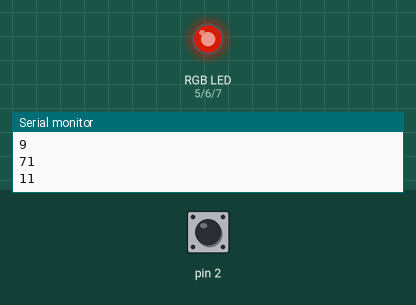
Simulated run of this sketch. Board: Arduino Uno, built with avr-gcc and run on an emulated ATmega328P. On the bench: an RGB LED mixed from three pins (HIGH = lit), the last lines printed to the serial monitor. Inputs (shaded band) come from the test bench; at power-on: pin 2 HIGH. Dim RGB values are drawn brighter than linear; random numbers use the default seed unless the sketch sets one.

Above: at 1.25 s.
1.3 s: pin 2 driven LOW
At 2.75 s:
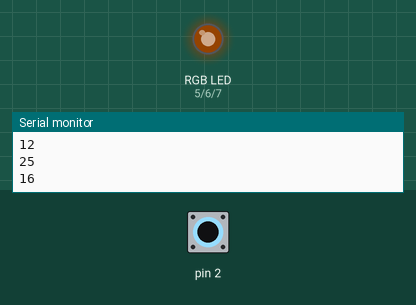
4.3 s: pin 2 pulsed HIGH 2 times (0.12 s each, 0.3 s apart)
At 4.52 s:
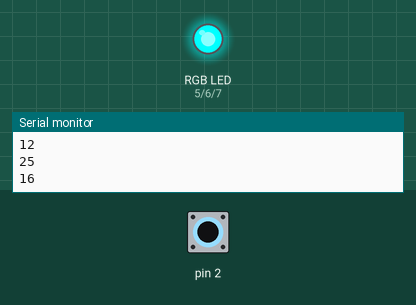
At 6.77 s:
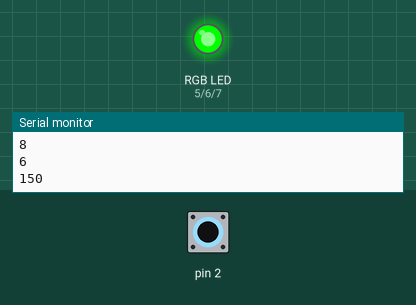
7.9 s: pin 2 pulsed HIGH 5 times (0.12 s each, 0.3 s apart)
Timing chart, 0 to 34.0 s (numbered marks = the images above; inputs shaded):
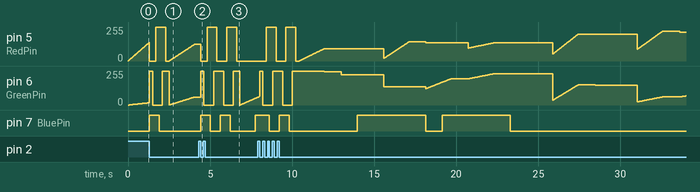

Measured:
- after the input at 4.3 s, pin 7 (BluePin): goes HIGH 0.60 s, LOW 0.60 s, HIGH 0.60 s, LOW 1.5 s, then HIGH, starting after 0.12 s

The sketch:

rgb_moved.ino
```cpp
/*
 * ====================================================
 *      Name: IR_LCD_disp_key.ino
 *   Version: 1.0
 *  Compiler: Arduino-IDE
 *   Company: WWW.SOGWORKS.CN
 *  Function: 1.在没有触发红外的情况下，就是慢慢的渐变
 *            2.在触发了红外的情况下，就快速的赤橙黄绿青蓝紫变一下，然互又恢复慢慢的渐变
 * RGB分别接：数字引脚567
 * =====================================================
 * */
int Start_Over=0;
int RedPin = 5;                 //红色led引脚
int GreenPin = 6;               //绿色led引脚
int BluePin  = 7;                //蓝色led引脚
/**
 * 设置RGB颜色
 * @param red    红色
 * @param green  绿
 * @param blue   蓝
 */
void setColor(int red, int green, int blue)
{
    analogWrite(RedPin, 255-red);
    analogWrite(GreenPin, 255-green);
    analogWrite(BluePin, 255-blue);
}

/**
 * 产生3个随机数给LED
 */
void rgbrandom(){
    setColor(255, 0, 0);  // 红色
    delay(200);                //关闭了中断，会对delay()函数有很大的影响的。
    setColor(255, 255, 0);  // yellow
    delay(200);
    setColor(0, 255, 0);  //green
    delay(200);
    setColor(0, 255, 255);  // 青色cyan
    delay(200);
    setColor(0, 0, 255);  // blue
    delay(200);
    setColor(255, 0, 255);  // 紫色
    delay(200);
}

/**
 * 中断0的中断函数，FALLONG触发
 */
void recv_isr()
{
    Start_Over=1;      //用来中断的标志位
}


/**
 * 用的别人的渐变算法,给RGB的引脚发送RGB的值
 * @param index  lightTable的索引值
 */
void sendrgbElement() {
    //产生一个随机数给fadeTime和holdTime,red,green,blue
    //1.产生1-4的随机数
    unsigned long FadeTime,HoldTime,Red,Green,Blue;
    FadeTime = random(1,5);
    FadeTime = random(1,5);
    //2. 映射1-4  -> 500,1000,1500,2500
    FadeTime = mapRandom(FadeTime);
    HoldTime = mapRandom(HoldTime);
    Red = random(0,256);            //产生的随机数
    Green = random(0,256);
    Blue = random(0,256);
    //++++++++++++++++++++++++
    FadeTime = 1500;
    HoldTime = 1000;

    static unsigned char redPrev = 0;    // keep track of previous Red brightness value
    static unsigned char greenPrev = 0;  // keep track of previous Green brightness value
    static unsigned char bluePrev = 0;   // keep track of previous Blue brightness value

    /* // get values of rgbElement from lightTab
       int FadeTime =lightTab[index].fadeTime;
       int HoldTime = lightTab[index].holdTime;
       unsigned char Red = lightTab[index].red;
       unsigned char Green = lightTab[index].green;
       unsigned char Blue = lightTab[index].blue;*/

    // get previous RGB brightness values from lightTab
    //   (these values are set to 0 if index to lightTab = 0)
    /*if (index != 0) {
      redPrev = lightTab[index-1].red;
      greenPrev = lightTab[index-1].green;
      bluePrev = lightTab[index-1].blue;
      }*/

    // set color timing values
    //   everytime the fadeCounter reaches this timing value in the fade loop
    //   we will update the color value for the color (default value of 0 for no updating)
    int redTime = 0;
    int greenTime = 0;
    int blueTime = 0;

    // set values of temp colors
    //   starting from the previous color values,
    //   these will change to the color values just gotten from rgbElement over fadeTime
    unsigned char redTemp = redPrev;
    unsigned char greenTemp = greenPrev;
    unsigned char blueTemp = bluePrev;

    // fade LEDs up or down, from previous values to current values
    int redDelta = Red - redPrev;                // total amount to fade red value (up or down) during fadeTime
    int greenDelta = Green - greenPrev;          // total amount to fade green value (up or down) during fadeTime
    int blueDelta = Blue - bluePrev;             // total amount to fade blue value (up or down) during fadeTime

    if (redDelta != 0) {
	redTime = (FadeTime / redDelta);           // increment Red value every time we reach this fade value in the fade loop
	redTime = abs(redTime);
	// redTime = redTime + 1;                     // adjust for truncation of integer division
    }                                            //
    int redTimeInc = redTime;                    // increment Red value every time the fadeCounter increments this amount

    if (greenDelta != 0) {
	greenTime = (FadeTime / greenDelta);       // increment Green value every time we reach this fade value in the fade loop
	greenTime = abs(greenTime);
	// greenTime = greenTime + 1;                 // adjust for truncation of integer division
    }                                            //
    int greenTimeInc = greenTime;                // increment Green value every time the fadeCounter increments this amount

    if (blueDelta != 0) {
	blueTime = (FadeTime / blueDelta);         // increment Blue value every time we reach this fade value in the fade loop
	blueTime = abs(blueTime);
	// blueTime = blueTime + 1;                   // adjust for truncation of integer division
    }                                            //
    int blueTimeInc = blueTime;                  // increment Blue value every time the fade value increments this amount

    // set color increment values
    //   the amount to increment color value each time we update it in the fade loop
    //   (default value of 1, to slowly increase brightness each time through the fade loop)
    unsigned char redInc = 1;
    unsigned char greenInc = 1;
    unsigned char blueInc = 1;
    // if we need to fade down the brightness, then make the increment values negative
    if (redDelta < 0) redInc = -1;
    if (greenDelta < 0) greenInc = -1;
    if (blueDelta < 0) blueInc = -1;

  /*  // if FadeTime = 0, then just set the LEDs blinking at the RGB values (the fade loop will not be executed)
    if (FadeTime == 0) {
	    greenTemp = Green; // no need to manually pulse Green LED on PB2 (pin 7) now, since it will be done in the hold loop
	      OCR1A = Red;       // update PWM for Red LED on OC1A (pin 6)
	      OCR1B = Blue;      // update PWM for Blue LED on OC1B (pin 3)

	analogWrite(GreenPin, Green);
	analogWrite(RedPin,Red);
	analogWrite(BluePin,Blue);
	delay(2);
    }
*/
    // fade loop
    //   this loop will independently fade each LED up or down according to all of the above variables
    //   (it will take a length of time, FadeTime, to accomplish the task)
    //   this loop is not executed if FadeTime = 0 (since 1 is not <= 0, in the "for" loop)
    Serial.print(redTime); Serial.println(" ");
        Serial.print(greenTime);Serial.println(" ");
        Serial.println(blueTime);
    for (int fadeCounter=1; fadeCounter<=FadeTime; fadeCounter++) {

	if ( fadeCounter == redTime ) {
	    redTemp = redTemp + redInc;                 // increment to next red value
	    redTime = redTime + redTimeInc;             // we'll increment Red value again when FadeTime reaches new redTime
	}
	if ( fadeCounter == greenTime ) {
	    greenTemp = greenTemp + greenInc;           // increment to next green value
	    greenTime = greenTime + greenTimeInc;       // we'll increment Green value again when FadeTime reaches new greenTime
	}
	if ( fadeCounter == blueTime ) {
	    blueTemp = blueTemp + blueInc;              // increment to next blue value
	    blueTime = blueTime + blueTimeInc;          // we'll increment Blue value again when FadeTime reaches new blueTime
	}
	// pulseGreen(greenTemp); // one manual PWM pulse on the Green LED on PB2 (pin 7) for a period of 400 microseconds
	// OCR1A = redTemp;       // update PWM for Red LED on OC1A (pin 6)
	// OCR1B = blueTemp;      // update PWM for Blue LED on OC1B (pin 3)
	analogWrite(GreenPin,greenTemp);
	analogWrite(RedPin,redTemp);
	analogWrite(BluePin,blueTemp);
	delay(1);
	// pulseIR();             // pulse the IR emitter for a little bit (if there's a reflection to the IR detector as a result, then the ISR will set Start_Over = 1)
	if ( Start_Over ) return;  // if the IR detector saw IR, then we should reset and start over (Start_Over gets set to 1 in the interrupt routine if the IR detector saw IR)
    }
    // analogWrite(GreenPin,Green);
    // analogWrite(RedPin,Red);
    // analogWrite(BluePin,Blue);
    /*  OCR1A = Red;    // leave Timer1 PWM at final brightness value for Red (in case there were rounding errors in above math)
	OCR1B = Blue;   // leave Timer1 PWM at final brightness value for Blue (in case there were rounding errors in above math)
	*/
    // hold loop
    //   hold all LEDs at current values for HoldTime
    for (int holdCounter=0; holdCounter<HoldTime; holdCounter++) {
	// pulseGreen(greenTemp); // one manual PWM pulse on the Green LED on PB2 (pin 7) for a period of 400 microseconds
	analogWrite(GreenPin,greenTemp);
	analogWrite(RedPin,redTemp);
	analogWrite(BluePin,blueTemp);
	delay(1);
	// the Red LED will continue to pulse automatically from the hardware Timer1
	// the Blue LED will continue to pulse automatically from the hardware Timer1
	// pulseIR();             // pulse the IR emitter for a little bit (if there's a reflection to the IR detector as a result, then the ISR will set Start_Over = 1)
	if ( Start_Over ) return;  // if the IR detector saw IR, then we should reset and start over (Start_Over gets set to 1 in the interrupt routine if the IR detector saw IR)
    }
    redPrev = Red;
    greenPrev = Green;
    bluePrev = Blue;
}

void setup()
{
    Serial.begin(9600);
    //将引脚设置为输出
    pinMode(RedPin, OUTPUT);
    pinMode(GreenPin, OUTPUT);
    pinMode(BluePin, OUTPUT);
    //设置随机数种子
    randomSeed(103);
    //安置中断函数
    attachInterrupt(0,recv_isr,FALLING);
}
//
/**
 * [返回映射过的随机数]
 * @param  x在[1,4]范围内
 * @return  返回映射的几个值
 */
int mapRandom(int x){
    if(0==x){
    return 0;
    }
    if(1==x){
	return 500;
    }
    if(2==x){
	return 1000;
    }
    if(3==x){
	return 1500;
    }
    if(4==x){
	return 2500;
    }
}

void sendrgbElement_my(int index){
    //产生一个随机数给fadeTime和holdTime,red,green,blue
    //1.产生1-4的随机数
    unsigned long fadeTime,holdTime,red,green,blue;
    fadeTime = random(1,5);
    holdTime = random(1,5);
    //2. 映射1-4  -> 500,1000,1500,2500
    fadeTime = mapRandom(fadeTime);
    holdTime = mapRandom(holdTime);
    red = random(0,256);            //产生的随机数
    green = random(0,256);
    blue = random(0,256);
    //保存,我们计算的是last -> 现在 之间的过渡
    static unsigned long lastFadetime,lastHoldTime,lastRed,lastGreen,lastBlue;
   int redTemp = lastRed;//用来写进RGB灯里面的值
    int greenTemp = lastGreen;
    int blueTemp = lastBlue;
    // lastFadeTime = fadeTime;
    // lastHoldTime = holdTime;
    // lastRed = red;
    // lastGreen = green;
    // lastBlue = blue;
    //14664644,847034229,847034229
    static int redDelta = red - lastRed;
    static int greenDelta = green - lastGreen;
    static int blueDelta = blue - lastBlue;
    int redTime,greenTime,blueTime;
    //得到TimeInc,每过redTimeInc时间就让rgb值加一个redInc
    if (redDelta != 0) {
	redTime = (fadeTime / redDelta);           // increment Red value every time we reach this fade value in the fade loop
	redTime = abs(redTime);
	redTime = redTime + 1;                     // adjust for truncation of integer division
    }                                            //
    unsigned long redTimeInc = redTime;//隔redTimeInc 这么长的时间red就增加一次
    if (greenDelta != 0) {
	greenTime = (fadeTime / greenDelta);           // increment Red value every time we reach this fade value in the fade loop
	greenTime = abs(greenTime);
	greenTime = greenTime + 1;                     // adjust for truncation of integer division
    }                                            //
    unsigned long greenTimeInc = greenTime;
    if (blueDelta != 0) {
	blueTime = (fadeTime / blueDelta);           // increment Red value every time we reach this fade value in the fade loop
	blueTime = abs(blueTime);
	blueTime = blueTime + 1;                     // adjust for truncation of integer division
    }                                            //
    unsigned long blueTimeInc = blueTime;//过blueTimeInc时间就让b值加一个redInc
    //计算每过TimeInc时,改变的RGB值redInc值
    int redInc=1,greenInc=1,blueInc=1;
    if(redDelta<0)     redInc = -1;
    if(greenDelta<0) greenInc = -1;
    if(blueDelta<0)   blueInc = -1;

    //核心的代码到了，每过TimeInc的时间就让RGB的值增加redInc,greenInc,blueInc.如果fadeTime = 0就让它亮1ms
    if (fadeTime == 0) {
	analogWrite(GreenPin, green);
	analogWrite(RedPin,red);
	analogWrite(BluePin,blue);
	delay(2);
    }
    //fade循环，每过xxTimeInc时间就让rgb值加一个xxInc

    for (int fadeCounter=1; fadeCounter<=fadeTime; fadeCounter++) {
	if ( fadeCounter == redTime ) {
	    redTemp = redTemp + redInc;                 // increment to next red value
	    redTime = redTime + redTimeInc;             // we'll increment Red value again when FadeTime reaches new redTime
	}
	if ( fadeCounter == greenTime ) {
	    greenTemp = greenTemp + greenInc;           // increment to next green value
	    greenTime = greenTime + greenTimeInc;       // we'll increment Green value again when FadeTime reaches new greenTime
	}
	if ( fadeCounter == blueTime ) {
	    blueTemp = blueTemp + blueInc;              // increment to next blue value
	    blueTime = blueTime + blueTimeInc;          // we'll increment Blue value again when FadeTime reaches new blueTime
	}
	analogWrite(GreenPin,greenTemp);
	analogWrite(RedPin,redTemp);
	analogWrite(BluePin,blueTemp);
	delay(1);
	if ( Start_Over ) return;  // if the IR detector saw IR, then we should reset and start over (Start_Over gets set to 1 in the interrupt routine if the IR detector saw IR)
    }


    // hold loop
    for (int holdCounter=0; holdCounter<holdTime; holdCounter++) {
	analogWrite(GreenPin,greenTemp);
	analogWrite(RedPin,redTemp);
	analogWrite(BluePin,blueTemp);
	delay(10);
	if ( Start_Over ) return;  // if the IR detector saw IR, then we should reset and start over (Start_Over gets set to 1 in the interrupt routine if the IR detector saw IR)
    }
    lastFadetime = fadeTime;
    lastHoldTime = holdTime;
    lastRed = red;
    lastGreen = green;
    lastBlue = blue;
}

void loop() {
    interrupts();               //使能中断
    sendrgbElement();
    //下面代码是用来触发红外之后，rgb灯就红黄绿青蓝紫的变化
    if(Start_Over){
	Start_Over=0;
	rgbrandom();
    }
}
/*void loop() {
    int index = 0;
    interrupts();               //使能中断
    for (int count=0; count<180; count++) {
    do {
        sendrgbElement(index);      // 发送RGB元素给LED
        index++;                // 用来索引表中下一个元素
        if ( Start_Over ) break;        // 如果检测到有东西碰到红外就从头开始if the IR detector saw IR, then we should reset and start over
    } while ( !( (lightTab[index].fadeTime == 0 ) && (lightTab[index].holdTime == 0 ) ) );//如果两个时间都不等于0
    if ( Start_Over ) break;        // 如果检测到有东西碰到红外就从头开始if the IR detector saw IR, then we should reset and start over
    index = 0;
    }
    //下面代码是用来触发红外之后，rgb灯就红黄绿青蓝紫的变化
    if(Start_Over){
    Start_Over=0;
    rgbrandom();
    }
}
*/
```
